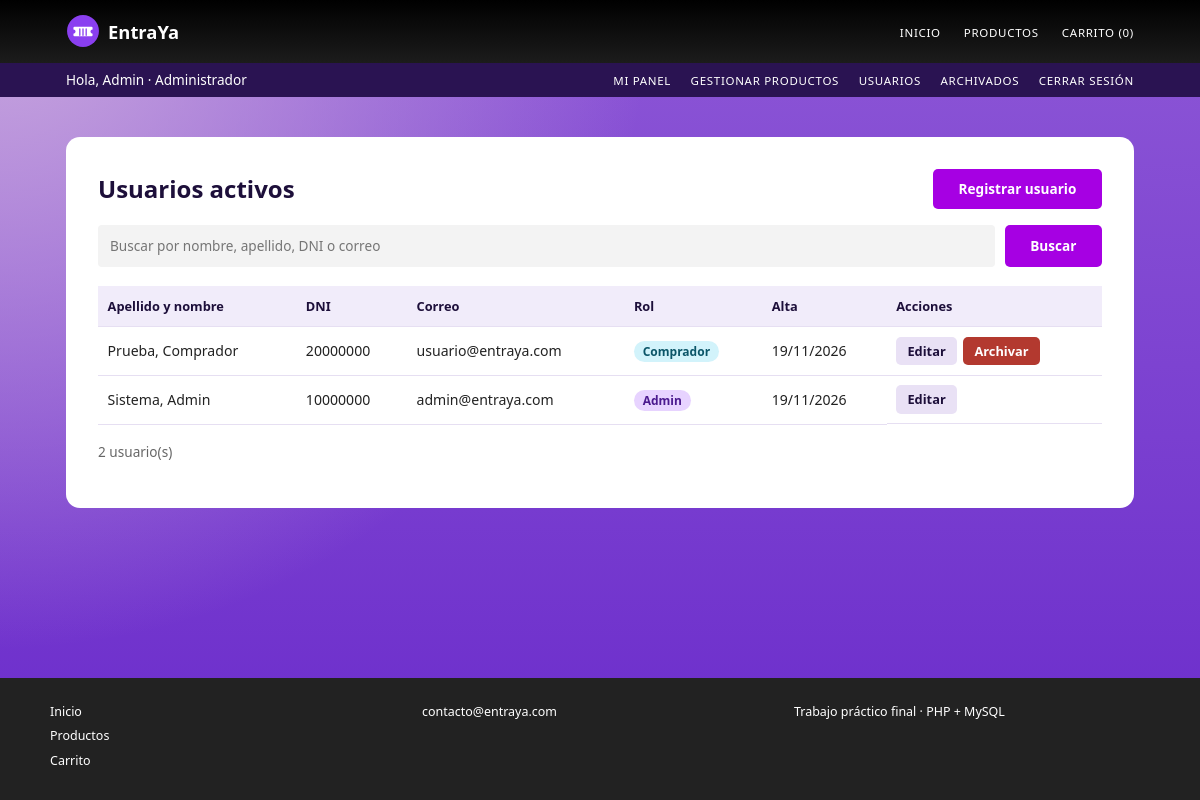
Page /admin_usuarios.php (signed in) on the committed database.
### tables this page shows
CREATE TABLE IF NOT EXISTS usuarios (
  id              INT UNSIGNED NOT NULL AUTO_INCREMENT,
  nombre          VARCHAR(60)  NOT NULL,
  apellido        VARCHAR(60)  NOT NULL,
  dni             VARCHAR(8)   NOT NULL,
  email           VARCHAR(120) NOT NULL,
  password        VARCHAR(255) NOT NULL,               
  rol             ENUM('usuario','admin') NOT NULL DEFAULT 'usuario',   
  fecha_creacion  DATETIME NOT NULL DEFAULT CURRENT_TIMESTAMP,
  fecha_archivado DATETIME NULL DEFAULT NULL,          
  PRIMARY KEY (id),
  UNIQUE KEY uq_usuarios_dni (dni),
  UNIQUE KEY uq_usuarios_email (email)
);

### includes/funciones.php (called while the page is built, shortened)
<?php
function e($texto): string {
    return htmlspecialchars((string)$texto, ENT_QUOTES, 'UTF-8');
}

### admin_usuarios.php (the view, shortened to what this page needs)
<?php
require 'conexion.php';
require 'includes/funciones.php';
$q = trim($_GET['q'] ?? '');
$sql = 'SELECT id, nombre, apellido, dni, email, rol, fecha_creacion
        FROM usuarios WHERE fecha_archivado IS NULL';
$params = [];
$sql .= ' ORDER BY apellido, nombre';
$s = $pdo->prepare($sql);
$s->execute($params);
$usuarios = $s->fetchAll();
require 'includes/header.php';
?>
<section class="tarjeta">
    <div class="encabezado">
        <h1>Usuarios activos</h1>
        <a class="boton" href="crear_usuario.php">Registrar usuario</a>
    </div>
    <form class="buscador" method="get">
        <input type="search" name="q" value="<?= e($q) ?>" placeholder="Buscar por nombre, apellido, DNI o correo">
        <button class="boton" type="submit">Buscar</button>
    </form>
    <?php if (!$usuarios): ?>
        <p class="vacio"><?= $q !== '' ? 'No hay usuarios que coincidan con la búsqueda.' : 'Todavía no hay usuarios activos.' ?></p>
    <?php else: ?>
    <div class="tabla-scroll">
    <table>
        <thead><tr><th>Apellido y nombre</th><th>DNI</th><th>Correo</th><th>Rol</th><th>Alta</th><th>Acciones</th></tr></thead>
        <tbody>
        <?php foreach ($usuarios as $u): ?>
            <tr>
                <td><?= e($u['apellido'] . ', ' . $u['nombre']) ?></td>
                <td><?= e($u['dni']) ?></td>
                <td><?= e($u['email']) ?></td>
                <td><span class="etiqueta etiqueta-<?= e($u['rol']) ?>"><?= $u['rol'] === 'admin' ? 'Admin' : 'Comprador' ?></span></td>
                <td><?= e(date('d/m/Y', strtotime($u['fecha_creacion']))) ?></td>
                <td class="acciones-fila">
                    <a class="boton boton-chico boton-claro" href="editar_usuario.php?id=<?= (int)$u['id'] ?>">Editar</a>
                    <?php if ((int)$u['id'] !== (int)$_SESSION['usuario_id']): ?>
                    <form method="post" action="archivar_usuario.php"
                          onsubmit="return confirm('¿Archivar a este usuario? Podrás reactivarlo después.');">
                        <button class="boton boton-chico boton-peligro" type="submit">Archivar</button>
                    </form>
                    <?php endif; ?>
                </td>
            </tr>
        <?php endforeach; ?>
        </tbody>
    </table>
    </div>
    <p class="nota"><?= count($usuarios) ?> usuario(s)</p>
    <?php endif; ?>
</section>
<?php require 'includes/footer.php'; ?>

### css/estilos.css (style rules this page uses)
:root { --negro:#0d0d0d; --gris-banda:#363636; --gris-pie:#222; --violeta:#6a2bcb; --lila:#c9a8de; --magenta:#a600e3; --cian:#5ad7f2; --tinta:#1d0f3a; --linea:#e6dff2; }
* { box-sizing:border-box }
html { overflow-x:hidden }
body { margin:0;font-family:"Segoe UI","Helvetica Neue",Arial,sans-serif;font-size:15px;line-height:1.6;color:#fff; background:radial-gradient(circle at 0% 0%,#c9a8de 0%,rgba(201,168,222,0) 45%),linear-gradient(180deg,#8d57d6 0%,#6a2bcb 100%) fixed; min-height:100vh;display:flex;flex-direction:column }
a { color:inherit }
h1 { font-size:2rem;line-height:1.15;margin:0 0 1rem }
.boton { display:inline-block;background:var(--magenta);color:#fff;border:0;padding:.55rem 1.6rem;border-radius:5px;font:inherit;font-size:.85rem;font-weight:700;text-decoration:none;cursor:pointer }
.boton-claro { background:#e9e1f5;color:var(--tinta) }
.boton-peligro { background:#b3392f }
.boton-chico { padding:.25rem .7rem;font-size:.8rem }
.tarjeta { background:#fff;color:#222;border-radius:14px;padding:2rem }
.tarjeta h1 { color:var(--tinta);font-size:1.5rem }
.tarjeta a { color:var(--violeta) }
.tarjeta .boton { color:#fff }
.tarjeta .boton-claro { color:var(--tinta) }
input,select,textarea { display:block;width:100%;margin-top:.3rem;padding:.65rem .75rem;border:0;border-radius:4px;background:#f3f3f3;font:inherit;font-size:.85rem;color:#222;text-transform:none;letter-spacing:0;font-weight:400 }
.nota { color:#666;font-size:.85rem;margin-top:1rem }
.encabezado { display:flex;justify-content:space-between;align-items:center;flex-wrap:wrap;gap:.7rem;margin-bottom:1rem }
.encabezado h1 { margin:0 }
.buscador { display:flex;gap:.6rem;flex-wrap:wrap;margin-bottom:1.2rem }
.buscador input,.buscador select { margin:0;flex:1;min-width:180px }
.tabla-scroll { overflow-x:auto }
table { width:100%;border-collapse:collapse;font-size:.88rem }
th,td { text-align:left;padding:.6rem;border-bottom:1px solid var(--linea);vertical-align:middle }
th { background:#f1ecfa;color:var(--tinta);font-size:.8rem }
.acciones-fila { display:flex;gap:.4rem;align-items:center }
.acciones-fila form { margin:0 }
.etiqueta { padding:.12rem .55rem;border-radius:99px;font-size:.75rem;font-weight:700 }
.etiqueta-admin,.etiqueta-venta { background:#e7d3ff;color:#4b1a8f }
.etiqueta-usuario,.etiqueta-reventa { background:#d2f3fb;color:#0b5568 }

### rows in the picture
usuarios: apellido+nombre "Prueba, Comprador", dni "20000000", email "usuario@entraya.com", rol "Comprador", fecha_creacion "19/11/2026"
usuarios: apellido+nombre "Sistema, Admin", dni "10000000", email "admin@entraya.com", rol "Admin", fecha_creacion "19/11/2026"

### other values in the picture
SITIO "EntraYa"
$nCarrito "0"
$_SESSION['nombre'] "Admin"
count($usuarios) "2"
